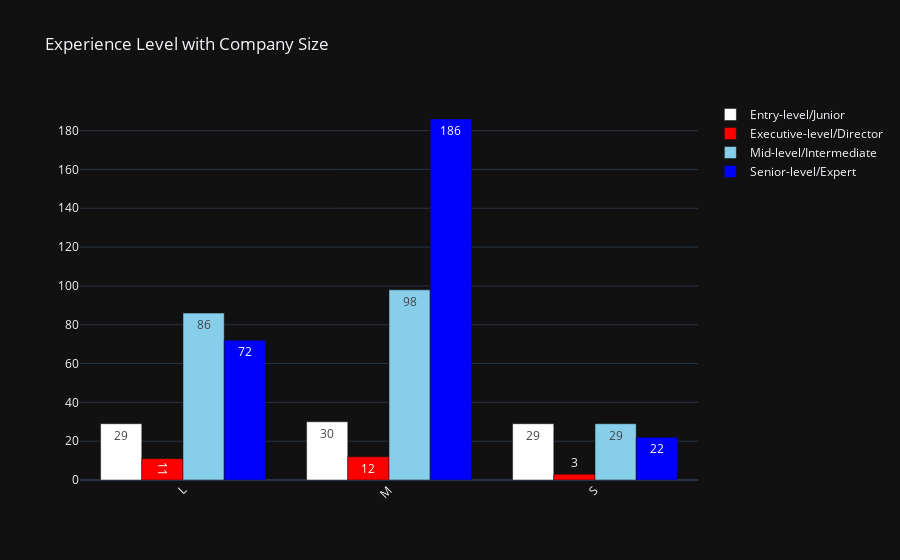

Notebook cell for this chart:
### Code cell
exlevel_size = df.groupby(['experience_level','company_size']).size()
fig = go.Figure(data=[
    go.Bar(name='Entry-level/Junior', x=exlevel_size['Entry-level/Junior'].index, y=exlevel_size['Entry-level/Junior'].values,
           text=exlevel_size['Entry-level/Junior'].values, marker_color='white'),
    go.Bar(name='Executive-level/Director', x=exlevel_size['Executive-level/Director'].index, y=exlevel_size['Executive-level/Director'].values,
           text=exlevel_size['Executive-level/Director'].values, marker_color='red'),
    go.Bar(name='Mid-level/Intermediate', x=exlevel_size['Mid-level/Intermediate'].index, y=exlevel_size['Mid-level/Intermediate'].values,
           text=exlevel_size['Mid-level/Intermediate'].values, marker_color='skyblue'),
    go.Bar(name='Senior-level/Expert', x=exlevel_size['Senior-level/Expert'].index, y=exlevel_size['Senior-level/Expert'].values,
           text=exlevel_size['Senior-level/Expert'].values, marker_color='blue'),
])
fig.update_layout(xaxis_tickangle=-45, title='Experience Level with Company Size', template='plotly_dark')

fig.show()

### Figure 1 — Plotly figure (JSON) as saved in the notebook; plotly's stock layout.template omitted (floating-point values rounded to 4 significant figures)
{"data": [{"marker": {"color": "white"}, "name": "Entry-level/Junior", "text": [29, 30, 29], "type": "bar", "x": ["L", "M", "S"], "y": [29, 30, 29]}, {"marker": {"color": "red"}, "name": "Executive-level/Director", "text": [11, 12, 3], "type": "bar", "x": ["L", "M", "S"], "y": [11, 12, 3]}, {"marker": {"color": "skyblue"}, "name": "Mid-level/Intermediate", "text": [86, 98, 29], "type": "bar", "x": ["L", "M", "S"], "y": [86, 98, 29]}, {"marker": {"color": "blue"}, "name": "Senior-level/Expert", "text": [72, 186, 22], "type": "bar", "x": ["L", "M", "S"], "y": [72, 186, 22]}], "layout": {"title": {"text": "Experience Level with Company Size"}, "xaxis": {"tickangle": -45}}}
